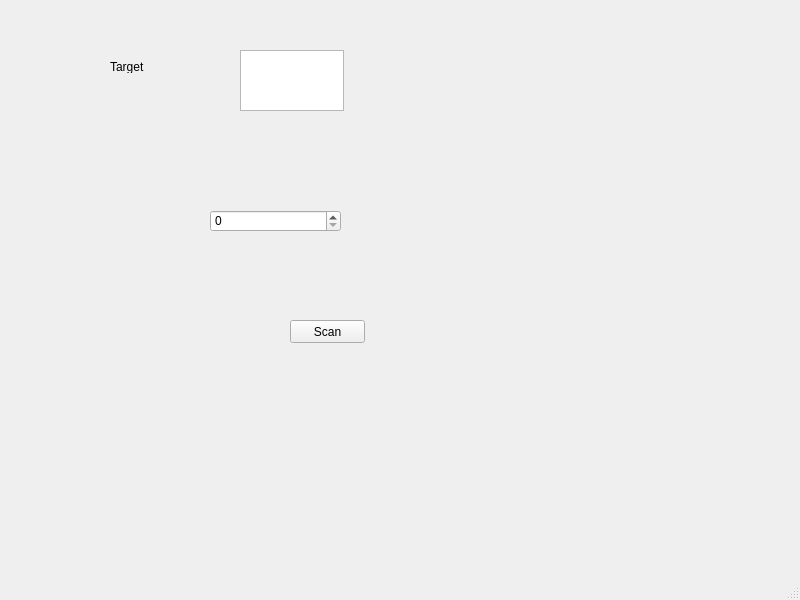
<?xml version="1.0" encoding="UTF-8"?>
<ui version="4.0">
 <class>MainWindow</class>
 <widget class="QMainWindow" name="MainWindow">
  <property name="geometry">
   <rect>
    <x>0</x>
    <y>0</y>
    <width>800</width>
    <height>600</height>
   </rect>
  </property>
  <property name="windowTitle">
   <string>MainWindow</string>
  </property>
  <widget class="QWidget" name="centralwidget">
   <widget class="QTextEdit" name="textCoin">
    <property name="geometry">
     <rect>
      <x>240</x>
      <y>50</y>
      <width>104</width>
      <height>61</height>
     </rect>
    </property>
   </widget>
   <widget class="QLabel" name="lblTargetCoin">
    <property name="geometry">
     <rect>
      <x>110</x>
      <y>60</y>
      <width>46</width>
      <height>13</height>
     </rect>
    </property>
    <property name="text">
     <string>Target</string>
    </property>
   </widget>
   <widget class="QSpinBox" name="SellRate">
    <property name="geometry">
     <rect>
      <x>210</x>
      <y>210</y>
      <width>131</width>
      <height>22</height>
     </rect>
    </property>
    <property name="maximum">
     <number>100</number>
    </property>
   </widget>
   <widget class="QPushButton" name="BtnScan">
    <property name="geometry">
     <rect>
      <x>290</x>
      <y>320</y>
      <width>75</width>
      <height>23</height>
     </rect>
    </property>
    <property name="text">
     <string>Scan</string>
    </property>
   </widget>
  </widget>
  <widget class="QMenuBar" name="menubar">
   <property name="geometry">
    <rect>
     <x>0</x>
     <y>0</y>
     <width>800</width>
     <height>21</height>
    </rect>
   </property>
  </widget>
  <widget class="QStatusBar" name="statusbar"/>
 </widget>
 <resources/>
 <connections/>
</ui>
